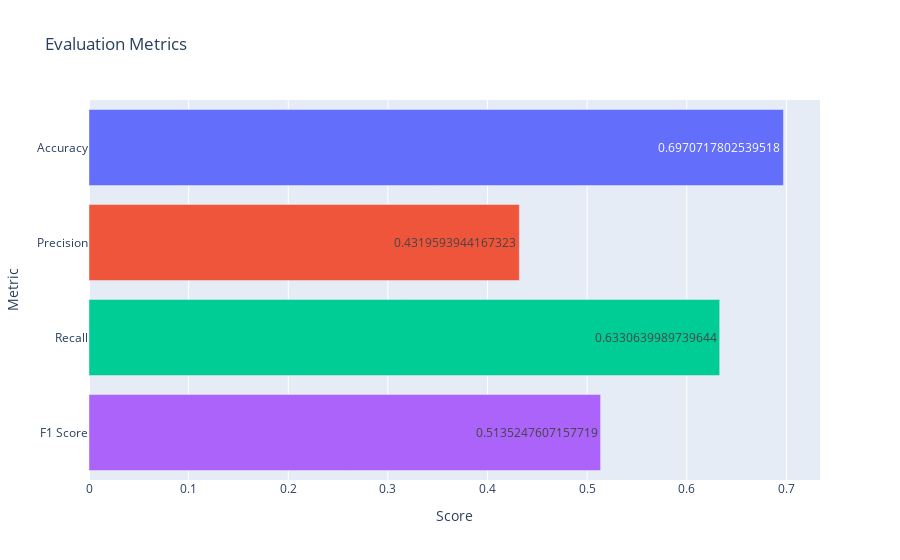

The code cell stored with this chart in its notebook:
### Code cell
accuracy = accuracy_score(y_test, y_pred)
precision = precision_score(y_test, y_pred)
recall = recall_score(y_test, y_pred)
f1 = f1_score(y_test, y_pred)

metrics_scores = {'Accuracy': accuracy, 'Precision': precision, 'Recall': recall, 'F1 Score': f1}
df_metrics = pd.DataFrame(list(metrics_scores.items()), columns=['Metric', 'Score'])

fig = px.bar(df_metrics, 
             x='Score', 
             y='Metric', 
             orientation='h', 
             color='Metric', 
             text='Score',
             title='Evaluation Metrics')

fig.update_layout(showlegend=False)

fig.show()

### Figure 1 — Plotly figure (JSON) as saved in the notebook; plotly's stock layout.template omitted (floating-point values rounded to 4 significant figures)
{"data": [{"alignmentgroup": "True", "hovertemplate": "Metric=%{y}<br>Score=%{text}<extra></extra>", "legendgroup": "Accuracy", "marker": {"color": "#636efa", "pattern": {"shape": ""}}, "name": "Accuracy", "offsetgroup": "Accuracy", "orientation": "h", "showlegend": true, "text": [0.6971], "textposition": "auto", "type": "bar", "x": [0.6971], "xaxis": "x", "y": ["Accuracy"], "yaxis": "y"}, {"alignmentgroup": "True", "hovertemplate": "Metric=%{y}<br>Score=%{text}<extra></extra>", "legendgroup": "Precision", "marker": {"color": "#EF553B", "pattern": {"shape": ""}}, "name": "Precision", "offsetgroup": "Precision", "orientation": "h", "showlegend": true, "text": [0.432], "textposition": "auto", "type": "bar", "x": [0.432], "xaxis": "x", "y": ["Precision"], "yaxis": "y"}, {"alignmentgroup": "True", "hovertemplate": "Metric=%{y}<br>Score=%{text}<extra></extra>", "legendgroup": "Recall", "marker": {"color": "#00cc96", "pattern": {"shape": ""}}, "name": "Recall", "offsetgroup": "Recall", "orientation": "h", "showlegend": true, "text": [0.6331], "textposition": "auto", "type": "bar", "x": [0.6331], "xaxis": "x", "y": ["Recall"], "yaxis": "y"}, {"alignmentgroup": "True", "hovertemplate": "Metric=%{y}<br>Score=%{text}<extra></extra>", "legendgroup": "F1 Score", "marker": {"color": "#ab63fa", "pattern": {"shape": ""}}, "name": "F1 Score", "offsetgroup": "F1 Score", "orientation": "h", "showlegend": true, "text": [0.5135], "textposition": "auto", "type": "bar", "x": [0.5135], "xaxis": "x", "y": ["F1 Score"], "yaxis": "y"}], "layout": {"barmode": "relative", "legend": {"title": {"text": "Metric"}, "tracegroupgap": 0}, "showlegend": false, "title": {"text": "Evaluation Metrics"}, "xaxis": {"anchor": "y", "domain": [0, 1], "title": {"text": "Score"}}, "yaxis": {"anchor": "x", "categoryarray": ["F1 Score", "Recall", "Precision", "Accuracy"], "categoryorder": "array", "domain": [0, 1], "title": {"text": "Metric"}}}}
